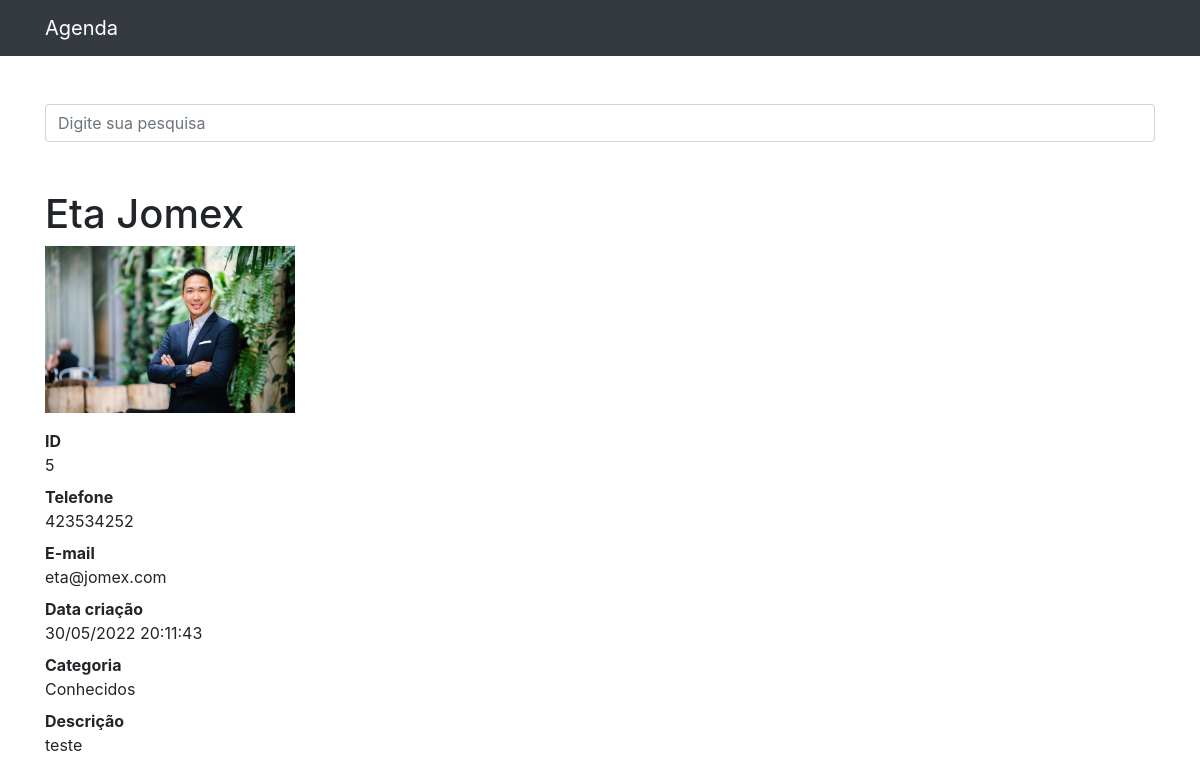
The page /5 on the database its author committed.
### contatos/models.py (models this page shows, shortened)
class Contato(models.Model):
    nome = models.CharField(max_length=255)
    sobrenome = models.CharField(max_length=255, blank=True)
    telefone = models.CharField(max_length=255)
    email = models.CharField(max_length=255, blank=True)
    data_criacao = models.DateTimeField(default=timezone.now)
    descricao = models.TextField(blank=True)
    categoria = models.ForeignKey(Categoria, on_delete=models.DO_NOTHING)
    mostrar = models.BooleanField(default=True)
    foto = models.ImageField(blank=True, upload_to='fotos/%Y/%m/')

class Categoria(models.Model):
    nome = models.CharField(max_length=255)
    def __str__(self):
        return self.nome

### contatos/views.py (the view)
# urls.py: path('<int:contato_id>', views.ver_contato, name="ver_contato"),
def ver_contato(request, contato_id):
    try:
        contato = Contato.objects.get(id=contato_id)
        if not contato.mostrar:
            raise Http404()
        return render(request, 'contatos/ver_contato.html', {
            'contato': contato
        })
    except Contato.DoesNotExist as e:
        raise Http404()

### contatos/templates/contatos/ver_contato.html (shortened to what this page needs)
{% extends 'base.html' %}
{%block conteudo%}
  <h1 class="mt-5">{{ contato.nome }} {{ contato.sobrenome }}</h1>
  {% if contato.foto %}
  <p>
    <img src="{{ contato.foto.url }}" style="max-width: 250px; height: auto">
  </p>
  {% endif %}
  <dt>ID</dt>
  <dd>{{ contato.id }}</dd>
  <dt>Telefone</dt>
  <dd>{{ contato.telefone }}</dd>
  <dt>E-mail</dt>
  <dd>{{ contato.email }}</dd>
  <dt>Data criação</dt>
  <dd>{{ contato.data_criacao|date:'d/m/Y H:i:s' }}</dd>
  <dt>Categoria</dt>
  <dd>{{ contato.categoria }}</dd>
  <dt>Descrição</dt>
  <dd>
    {{ contato.descricao }}
  </dd>
{%endblock%}

### rows shown on the page
Contato: nome "Eta", sobrenome "Jomex", foto (picture), id "5", telefone "423534252", email "eta@jomex.com", data_criacao "30/05/2022 20:11:43", categoria "Conhecidos", descricao "teste"
